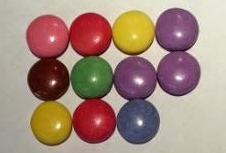
#> input picture images/smarties01.JPG, 226 x 153 px, found by its file name
$ python GDV_tutorial_07.py   (older library calls are emulated)
#> lines starting #> are read from the running program, lines starting #| are printed output that depends on the picture; after the words box and inside, x2 and y2 are one past the last pixel; in counts of white or black regions, pixels touching at a corner belong together
import cv2
import numpy as np

### Goal: Count the number of green smarties in the images
# define green in HSV
hue = 60  # 60 is pure green
hue_range = 10
saturation = 155
saturation_range = 100
value = 155
value_range = 100
lower_green = np.array([hue - hue_range,saturation - saturation_range,value - value_range])
upper_green = np.array([hue + hue_range,saturation + saturation_range,value + value_range])

# load image
img = cv2.imread('images\smarties01.JPG',cv2.IMREAD_COLOR)
#> img is the input picture: shape (153, 226, 3); mean B, G, R 124.7, 137.2, 164
img = cv2.resize(img,(800,600))
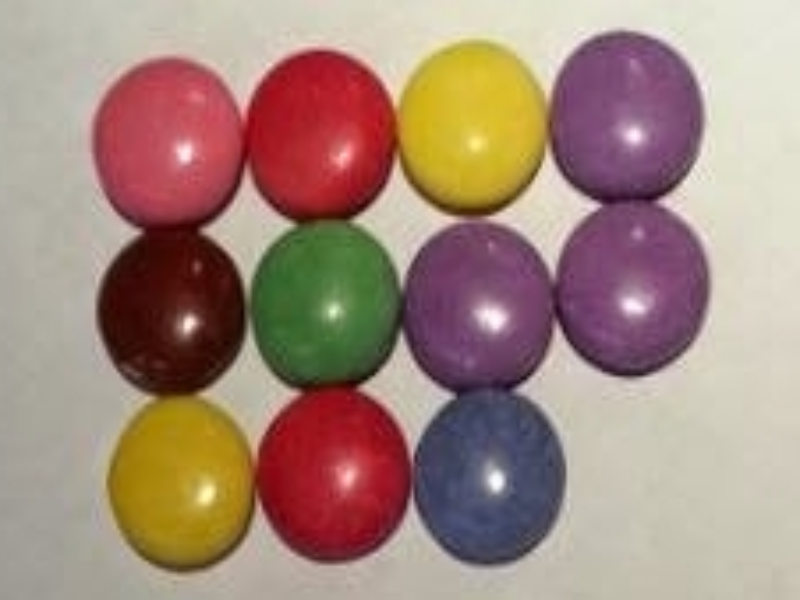
#> img: shape (600, 800, 3); mean B, G, R 124.6, 137.1, 163.9

# convert to HSV
hsv = cv2.cvtColor(img, cv2.COLOR_BGR2HSV)
#> hsv: shape (600, 800, 3); mean H, S, V 65.8, 84.4, 166.5

# create a mask
mask = cv2.inRange(hsv, lower_green, upper_green)
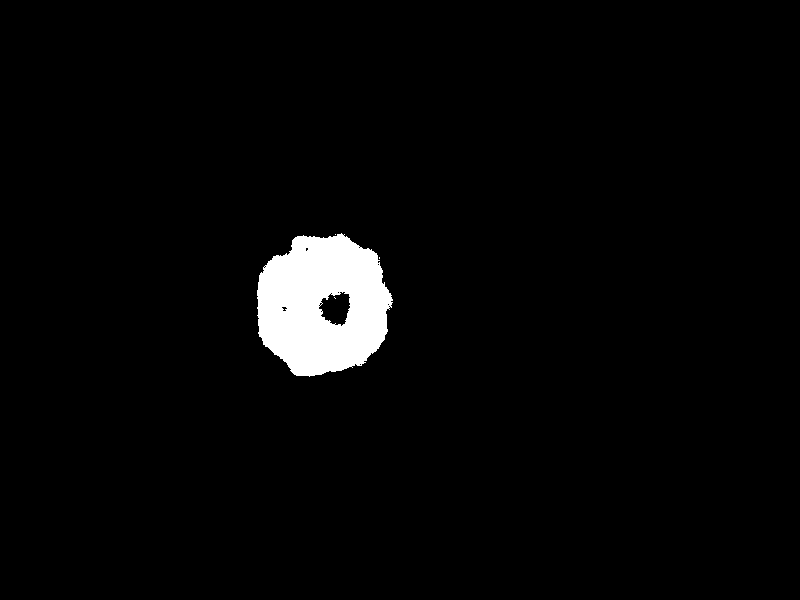
#> mask: shape (600, 800); 3% white; 4 white regions (3 under 20 px), largest, box (x1, y1, x2, y2) and area: (257, 233, 393, 377) 14237

## morphological operations code
# optional mapping of values with morphological shapes
def morph_shape(val):
    if val == 0:
        return cv2.MORPH_RECT
    elif val == 1:
        return cv2.MORPH_CROSS
    elif val == 2:
        return cv2.MORPH_ELLIPSE

# dilation with parameters
def dilatation(img,size,shape):
    kernel = cv2.getStructuringElement(shape, (2 * size + 1, 2 * size + 1),
                                       (size, size))
    return cv2.dilate(img, kernel)

# erosion with parameters
def erosion(img,size,shape):
    kernel = cv2.getStructuringElement(shape, (2 * size + 1, 2 * size + 1),
                                       (size, size))
    return cv2.erode(img, kernel)

# opening with parameters
def opening(img,size,shape):
#> called with size = 3, shape = 2
    kernel = cv2.getStructuringElement(shape, (2 * size + 1, 2 * size + 1),
                                       (size, size))
    return cv2.morphologyEx(img,cv2.MORPH_OPEN, kernel)
#> returned value: shape (600, 800); 2.9% white; 1 white region, box (x1, y1, x2, y2) and area: (257, 234, 392, 377) 14103

# closing with parameters
def closing(img,size,shape):
#> called with size = 3, shape = 2
    kernel = cv2.getStructuringElement(shape, (2 * size + 1, 2 * size + 1),
                                       (size, size))
    return cv2.morphologyEx(img,cv2.MORPH_CLOSE, kernel)
#> returned value: shape (600, 800); 2.9% white; 1 white region, box (x1, y1, x2, y2) and area: (257, 234, 392, 377) 14150

# debug mask images to illustrate morphological operations
#cv2.imshow('Mask image',mask)
#cv2.waitKey(0)

# morphological operations (see https://docs.opencv.org/master/db/df6/tutorial_erosion_dilatation.html)
kernel_size = 3
kernel_shape = morph_shape(2)
mask = opening(mask,kernel_size, kernel_shape)
mask = closing(mask,kernel_size, kernel_shape)


# find connected components
connectivity = 8
(numLabels, labels, stats, centroids) = cv2.connectedComponentsWithStats(mask,connectivity,cv2.CV_32S)
#> numLabels = 2; stats = [[0, 0, 800, 600, 465850], [257, 234, 135, 143, 14150]]; centroids = [[401.9, 299.3], [321.9, 304.6]]

# find center of mass and draw a mark in the original image
red_BGR = (0,0,255)
green_BGR = (0,255,0)
circle_size = 10
circle_thickness = 5
min_size = 10
numRejected = 1

# go through all (reasonable) found connected components
for i in range(1,numLabels):
    # check size and roundness as plausibility
    x = stats[i, cv2.CC_STAT_LEFT]
    y = stats[i, cv2.CC_STAT_TOP]
    w = stats[i, cv2.CC_STAT_WIDTH]
    h = stats[i, cv2.CC_STAT_HEIGHT]
    if w < min_size or h < min_size:
        print ('Found a too small component.')
        numRejected += 1
        continue # found component is too small to be correct
    if w > h:
        roundness = 1.0 / (w/h)
    elif h > w:
        roundness = 1.0 / (h/w)
    if (roundness < .9):
        print ('Found a component that is not round enough.')
        numRejected += 1
        continue # ratio of width and height is not suitable

    # find and draw center
    center = centroids[i]
    center = np.round(center)
    center = center.astype(int)
    cv2.circle(img,center,circle_size,red_BGR,circle_thickness)

    # find and draw bounding box
    cv2.rectangle(img, (x, y), (x + w, y + h), green_BGR, 3)
#> this loop made 1 pass
#> (x, y, w, h, roundness, center) on pass 1: (257, 234, 135, 143, 0.944, [322, 305])
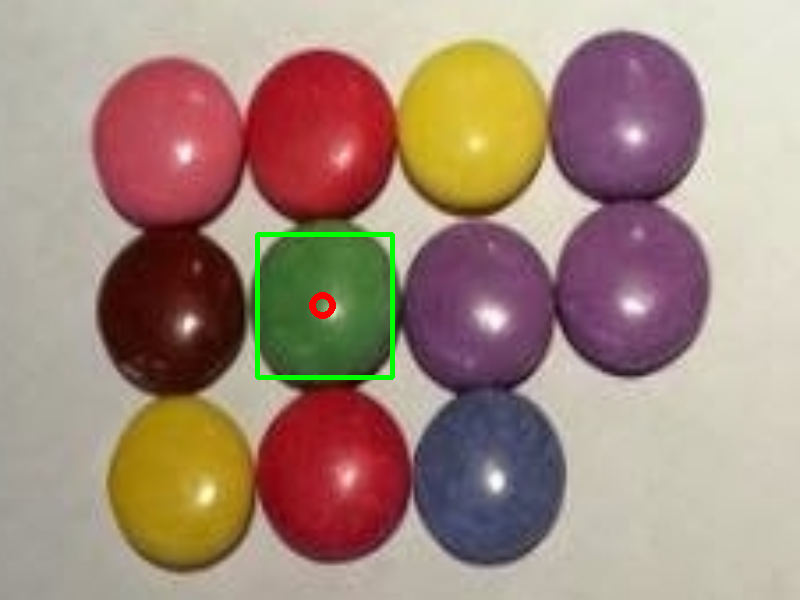
#> img: shape (600, 800, 3); 0.66% of pixels changed, all inside (x1, y1, x2, y2) = (255, 232, 395, 380)
#> after the loop, numRejected = 1

# print out number of connected components
print('We have found',str(numLabels-numRejected),'green smarties.')
#| We have found 1 green smarties.


# show the original image with drawings in one window
cv2.imshow('Original image', img)
# show the masked image in another window

# show the mask image in another window
cv2.imshow('Mask image',mask)
cv2.imwrite('mask.jpg',mask)

cv2.waitKey(0)
cv2.destroyAllWindows()

$ run again, with images/smarties02.JPG copied over images/smarties01.JPG
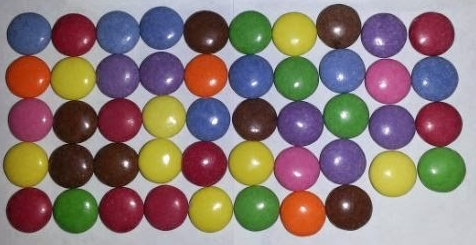
#> input picture images/smarties02.JPG, 476 x 245 px, found by its file name
#> img is the input picture: shape (245, 476, 3); mean B, G, R 116.3, 120.7, 137.6
#> img: shape (600, 800, 3)
#> hsv: shape (600, 800, 3); mean H, S, V 94.6, 102.7, 153.3
#> `mask = cv2.inRange(hsv, lower_green, upper_green)`:
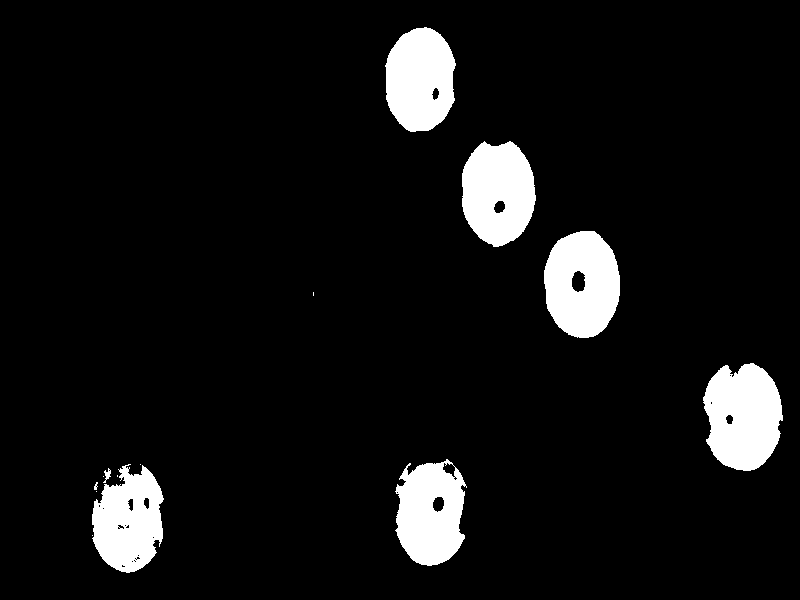
#> mask: shape (600, 800); 7.5% white; 14 white regions (6 under 20 px), largest, box (x1, y1, x2, y2) and area: (703, 363, 783, 471) 6569, (544, 231, 620, 338) 6255, (462, 141, 536, 247) 6012
#> `(numLabels, labels, stats, centroids) = cv2.connectedComponentsWithSta..`:
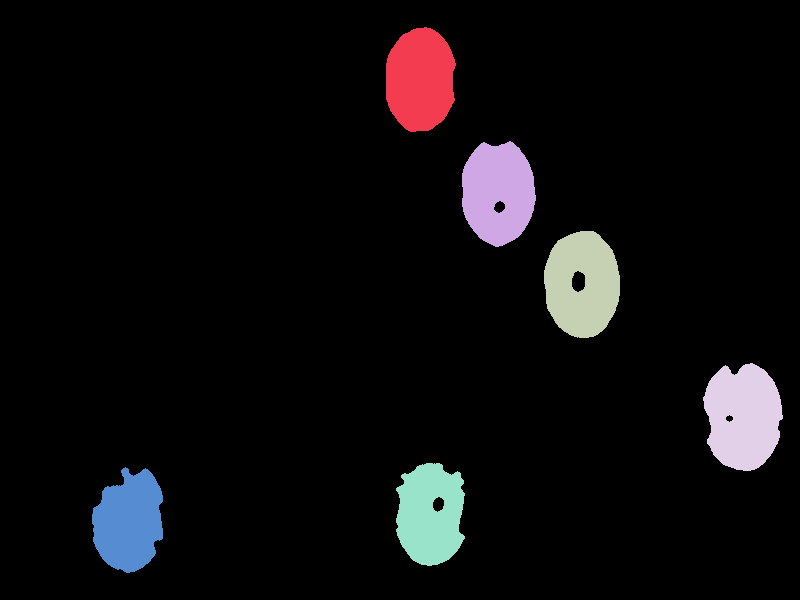
#> labels: shape (600, 800) int32; 7 distinct labels, from 0 to 6; one colour per label, 0 black
#> numLabels = 7; stats = [[0, 0, 800, 600, 444232], [386, 27, 70, 105, 5848], [462, 141, 74, 106, 6010], [544, 231, 76, 107, 6252], [703, 363, 80, 108, 6570], [396, 463, 69, 103, 5557], [92, 467, 71, 106, 5531]]; centroids = [[393.3, 296.9], [419.8, 79.29], [497.7, 192.2], [581.8, 283.8], [742.8, 416.3], [429.9, 513.8], [128.6, 521.4]]
#> the loop `for i in range(1,numLabels):` made 6 passes
#> (x, y, w, h, roundness) on passes 1 to 6: (386, 27, 70, 105, 0.667), (462, 141, 74, 106, 0.698), (544, 231, 76, 107, 0.71), (703, 363, 80, 108, 0.741), (396, 463, 69, 103, 0.67), (92, 467, 71, 106, 0.67)
#> after the loop `for i in range(1,numLabels):`: numRejected = 7
#| We have found 0 green smarties.

$ run again, with images/smarties03.JPG copied over images/smarties01.JPG
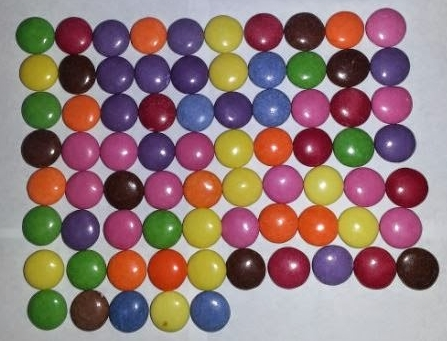
#> input picture images/smarties03.JPG, 447 x 341 px, found by its file name
#> img is the input picture: shape (341, 447, 3); mean B, G, R 119.3, 121.1, 146
#> hsv: shape (600, 800, 3); mean H, S, V 96.7, 97.1, 156.7
#> mask: shape (600, 800); 5.3% white; 19 white regions (9 under 20 px), largest, box (x1, y1, x2, y2) and area: (598, 226, 670, 294) 3688, (514, 91, 583, 156) 3507, (49, 512, 120, 581) 3503
#> `(numLabels, labels, stats, centroids) = cv2.connectedComponentsWithSta..`:
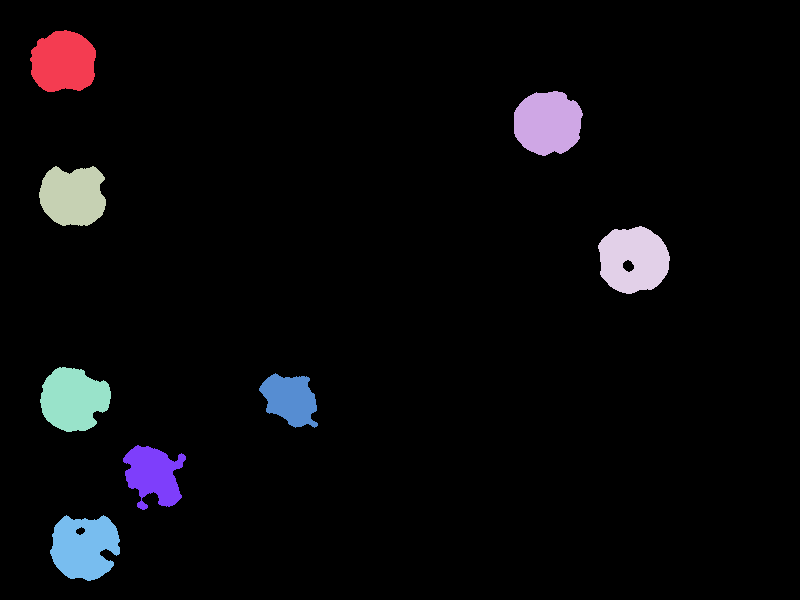
#> labels: shape (600, 800) int32; 9 distinct labels, from 0 to 8; one colour per label, 0 black
#> numLabels = 9; stats = [[0, 0, 800, 600, 454779], [30, 30, 66, 62, 3272], [514, 91, 69, 65, 3520], [39, 166, 67, 60, 3224], [598, 226, 72, 68, 3688], [40, 367, 71, 65, 3394], [259, 373, 59, 55, 2170], [123, 445, 63, 65, 2529], [50, 515, 70, 66, 3424]]; centroids = [[407.9, 299.6], [62.95, 61.6], [547.4, 122.6], [72.56, 195.7], [633.1, 259.3], [73.02, 399], [289.9, 398.9], [153, 474.5], [83.83, 546.8]]
#> the loop `for i in range(1,numLabels):` made 8 passes
#> (x, y, w, h, roundness, center) on passes 1, 2, 4, 5, 6, 7, 8: (30, 30, 66, 62, 0.939, [63, 62]), (514, 91, 69, 65, 0.942, [547, 123]), (598, 226, 72, 68, 0.944, [633, 259]), (40, 367, 71, 65, 0.915, [73, 399]), (259, 373, 59, 55, 0.932, [290, 399]), (123, 445, 63, 65, 0.969, [153, 474]), (50, 515, 70, 66, 0.943, [84, 547])
#> after the loop `for i in range(1,numLabels):`:
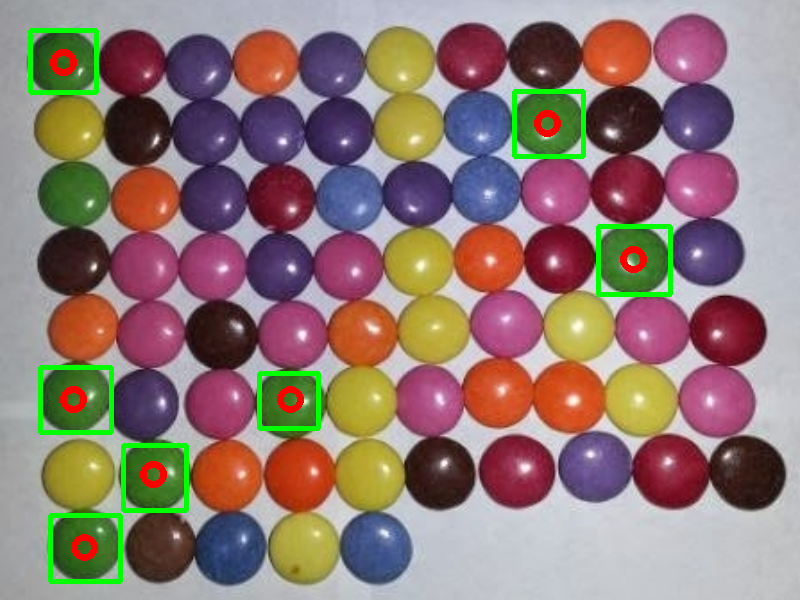
#> img: shape (600, 800, 3); mean B, G, R 116.5, 122.4, 144.6
#> after the loop `for i in range(1,numLabels):`: numRejected = 2
#| We have found 7 green smarties.
